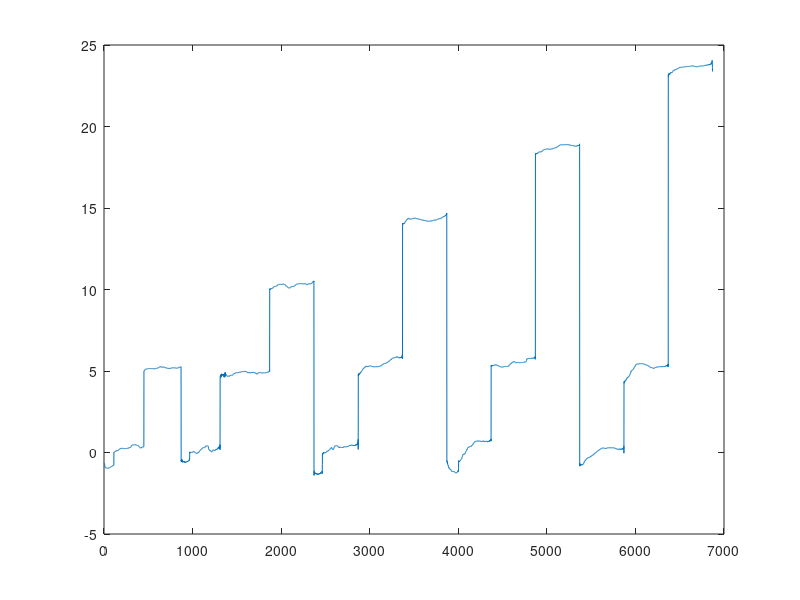
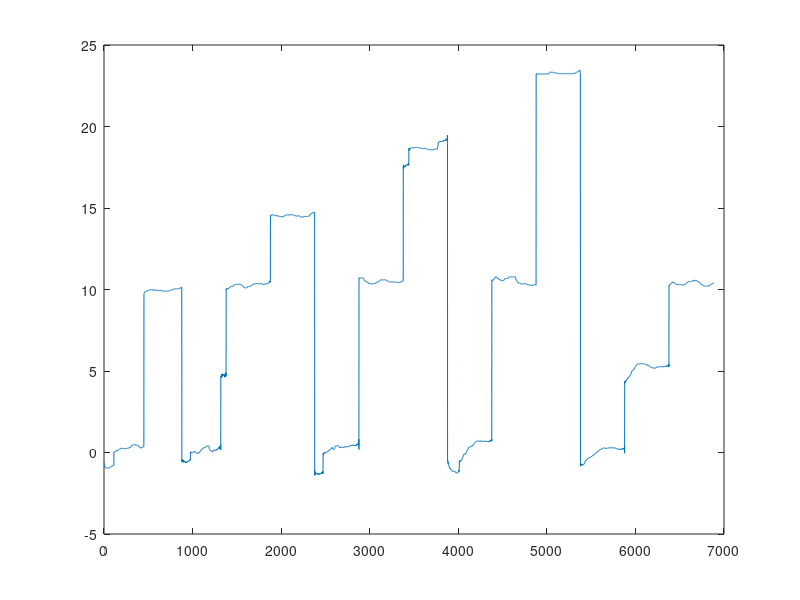
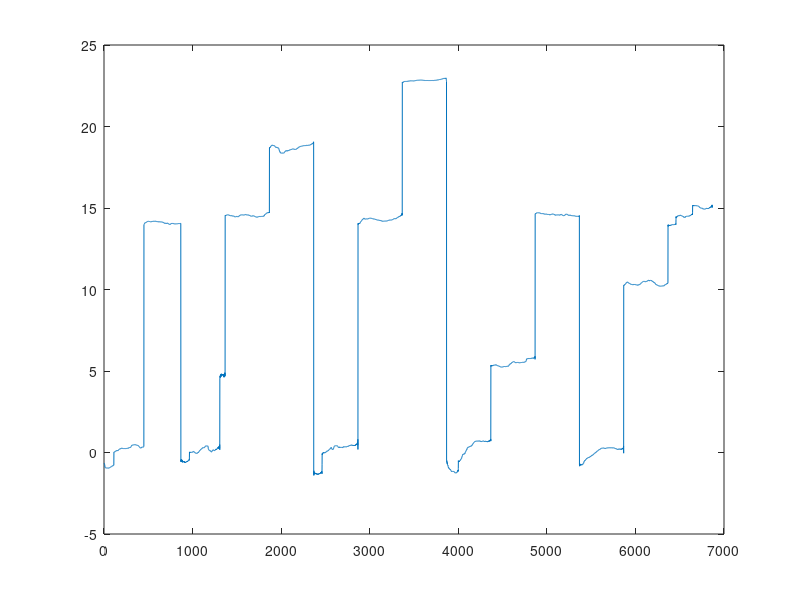
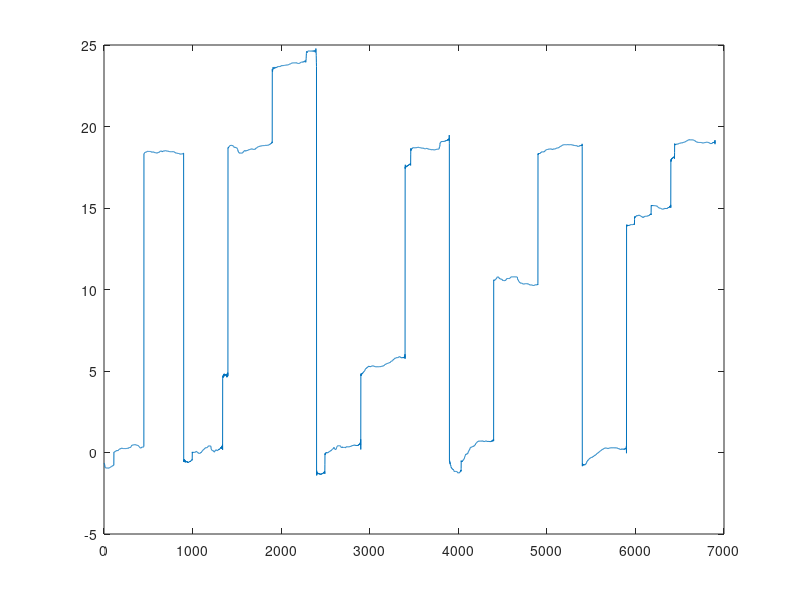

MATLAB code for these plots, in order:
function [ new_1,new_2,new_3,new_4,new_5 ] = create_five_new_datasets( )

load('Day_1_separated_floor_alts_feb_11_night.mat')
load('Day_2_separated_floor_alts_Feb_11_temp6_till_fifth.mat')
load('Day_3_separated_floor_alts_Feb_12_till_fifth.mat')
load('Day_4_separated_floor_alts_4_Feb_21_pocket.mat')
load('Day_5_separated_floor_alts_march21_5.mat')

new_1 = horzcat(D1_0,D1_1, D2_0,D2_1,D2_2, D3_0,D3_1,D3_3, D4_0,D4_1,D4_4, D5_0,D5_1,D5_5);

figure
plot(new_1)

new_2 = horzcat(D1_0,D1_2, D2_0,D2_2,D2_3, D3_0,D3_2,D3_4, D4_0,D4_2,D4_5, D5_0,D5_1,D5_2);

figure
plot(new_2)

new_3 = horzcat(D1_0,D1_3, D2_0,D2_3,D2_4, D3_0,D3_3,D3_5, D4_0,D4_1,D4_3, D5_0,D5_2,D5_3);

figure
plot(new_3)


new_4 = horzcat(D1_0,D1_4, D2_0,D2_4,D2_5, D3_0,D3_1,D3_4, D4_0, D4_2,D4_4, D5_0,D5_3,D5_4);

figure
plot(new_4)

new_5 = horzcat(D1_0,D1_5, D2_0,D2_1, D3_0,D3_2,D3_5, D4_0,D4_3, D5_0,D5_4,D5_5);

figure
plot(new_5)
end
